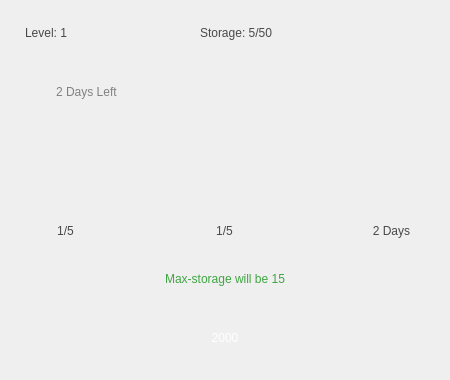
<?xml version="1.0" encoding="UTF-8"?>
<ui version="4.0">
 <class>DetailsDialog</class>
 <widget class="QDialog" name="DetailsDialog">
  <property name="geometry">
   <rect>
    <x>0</x>
    <y>0</y>
    <width>450</width>
    <height>380</height>
   </rect>
  </property>
  <property name="windowTitle">
   <string>Details</string>
  </property>
  <property name="styleSheet">
   <string notr="true">*{
	font: 24px &quot;IRANSans Light&quot;;
	color: #494949;
}

#DetailsDialog {
	background-image: url(:/img/details-bg.png);
}</string>
  </property>
  <widget class="QLabel" name="lblLevel">
   <property name="geometry">
    <rect>
     <x>25</x>
     <y>17</y>
     <width>111</width>
     <height>31</height>
    </rect>
   </property>
   <property name="text">
    <string>Level: 1</string>
   </property>
   <property name="alignment">
    <set>Qt::AlignLeading|Qt::AlignLeft|Qt::AlignVCenter</set>
   </property>
  </widget>
  <widget class="QLabel" name="lblUpgradeShovel">
   <property name="geometry">
    <rect>
     <x>35</x>
     <y>210</y>
     <width>61</width>
     <height>41</height>
    </rect>
   </property>
   <property name="text">
    <string>1/5</string>
   </property>
   <property name="alignment">
    <set>Qt::AlignCenter</set>
   </property>
  </widget>
  <widget class="QLabel" name="lblUpgradeTime">
   <property name="geometry">
    <rect>
     <x>351</x>
     <y>210</y>
     <width>81</width>
     <height>41</height>
    </rect>
   </property>
   <property name="text">
    <string>2 Days</string>
   </property>
   <property name="alignment">
    <set>Qt::AlignCenter</set>
   </property>
  </widget>
  <widget class="QLabel" name="lblUpgradeNail">
   <property name="geometry">
    <rect>
     <x>194</x>
     <y>210</y>
     <width>61</width>
     <height>41</height>
    </rect>
   </property>
   <property name="text">
    <string>1/5</string>
   </property>
   <property name="alignment">
    <set>Qt::AlignCenter</set>
   </property>
  </widget>
  <widget class="QLabel" name="lblStorage">
   <property name="geometry">
    <rect>
     <x>200</x>
     <y>17</y>
     <width>251</width>
     <height>31</height>
    </rect>
   </property>
   <property name="text">
    <string>Storage: 5/50</string>
   </property>
  </widget>
  <widget class="QLabel" name="lblUpgradeInfo">
   <property name="geometry">
    <rect>
     <x>0</x>
     <y>263</y>
     <width>450</width>
     <height>31</height>
    </rect>
   </property>
   <property name="styleSheet">
    <string notr="true">color: #3fa542;</string>
   </property>
   <property name="text">
    <string>Max-storage will be 15</string>
   </property>
   <property name="alignment">
    <set>Qt::AlignCenter</set>
   </property>
  </widget>
  <widget class="QPushButton" name="btnUpgrade">
   <property name="geometry">
    <rect>
     <x>144</x>
     <y>313</y>
     <width>162</width>
     <height>49</height>
    </rect>
   </property>
   <property name="cursor">
    <cursorShape>PointingHandCursor</cursorShape>
   </property>
   <property name="styleSheet">
    <string notr="true">QPushButton{
	border: none;
	color: #fff;
	background-image: url(:/img/upgrade-btn.png);
}
QPushButton:hover{
	background-image: url(:/img/upgrade-btn-hover.png);
}</string>
   </property>
   <property name="text">
    <string>2000</string>
   </property>
  </widget>
  <widget class="QLabel" name="lblDaysLeft">
   <property name="geometry">
    <rect>
     <x>25</x>
     <y>80</y>
     <width>391</width>
     <height>24</height>
    </rect>
   </property>
   <property name="styleSheet">
    <string notr="true">font: 18px &quot;IRANSans&quot;;
color: #818181;
background-image: url(:/img/clock_icon.png);
background-repeat: no-repeat;
padding-left: 28px;</string>
   </property>
   <property name="text">
    <string>2 Days Left</string>
   </property>
  </widget>
  <widget class="QLabel" name="lblWheatIcon">
   <property name="geometry">
    <rect>
     <x>380</x>
     <y>7</y>
     <width>32</width>
     <height>49</height>
    </rect>
   </property>
   <property name="styleSheet">
    <string notr="true">background-image: url(:/img/wheat-icon.png)</string>
   </property>
   <property name="text">
    <string/>
   </property>
  </widget>
  <zorder>lblWheatIcon</zorder>
  <zorder>lblLevel</zorder>
  <zorder>lblUpgradeShovel</zorder>
  <zorder>lblUpgradeTime</zorder>
  <zorder>lblUpgradeNail</zorder>
  <zorder>lblStorage</zorder>
  <zorder>lblUpgradeInfo</zorder>
  <zorder>btnUpgrade</zorder>
  <zorder>lblDaysLeft</zorder>
 </widget>
 <resources/>
 <connections/>
</ui>
